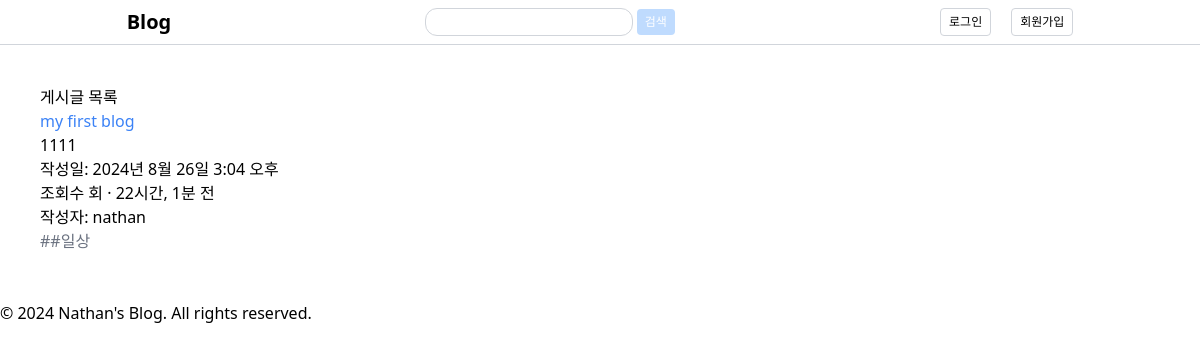
/blog/posts/, run on an earlier commit of the app's database.
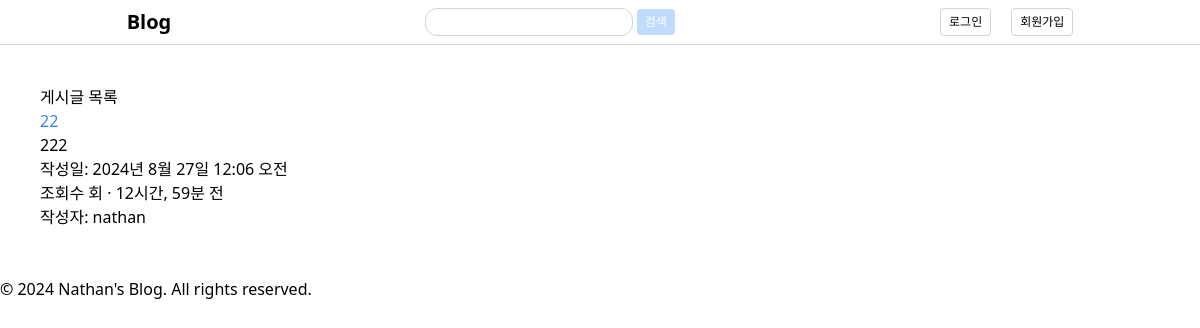
And on a later commit of the database.
### blog/models.py (models this page shows, shortened)
class Post(models.Model):
    title = models.CharField(max_length=200)
    content = models.TextField(max_length=100)
    author = models.ForeignKey(User, on_delete=models.CASCADE, related_name="posts")
    thumb_image = models.ImageField(
        upload_to="blog/images/%Y/%m/%d/", blank=True, null=True
    )
    file_upload = models.FileField(
        upload_to="blog/files/%Y/%m/%d/", blank=True, null=True
    )
    created_at = models.DateTimeField(auto_now_add=True)
    updated_at = models.DateTimeField(auto_now=True)
    category = models.ForeignKey(
        Category, on_delete=models.SET_NULL, null=True, related_name="posts"
    )
    tags = models.ManyToManyField(
        "Tag", related_name="posts", blank=True
    )  # Tag 모델을 문자열로 참조
    likes = models.PositiveIntegerField(default=0)  # 여기서 수정되었습니다
    dislikes = models.PositiveIntegerField(default=0)  # 여기서 수정되었습니다

class Tag(models.Model):
    name = models.CharField(max_length=100, unique=True)

### blog/views.py (the view)
# urls.py: path("posts/", PostListView.as_view(), name="post_list"),
class PostListView(ListView):
    model = Post
    template_name = "blog/post_list.html"

### templates/blog/post_list.html
{% extends 'base.html' %}
{% block content %}
<div class="grid grid-cols-4 gap-4 p-4 m-6">
    <section>
        <h2>게시글 목록</h2>
        <ul>
            {% for post in post_list %}
                <li class="mb-2">
                    <a href="{% url 'blog:post_detail' post.pk %}" class="text-blue-500 hover:underline">
                        {{ post.title }}
                    </a>
                    <p>{{ post.content|truncatewords:30 }}</p>
                    <p>작성일: {{ post.created_at }}</p>
                    <p>조회수 {{ post.view_count }}회 · {{ post.created_at|timesince }} 전</p>
                    <p>작성자: {{ post.author }}</p>
                    {% for tag in post.tags.all %}
                        <a href="" class="text-gray-500 hover:underline">#{{ tag.name }}</a>
                    {% endfor %}
                </li>
            {% empty %}
                <li>게시글이 없습니다.</li>
            {% endfor %}
        </ul>
    </section>
</div>
{% endblock %}

### templates/base.html (shortened to what this page needs)
<!DOCTYPE html>
<html lang="ko">
<head>
    <script src="https://cdn.tailwindcss.com"></script>
</head>
<body>
    <header class="py-2 flex justify-around items-center border-b border-gray-300">
        <h1 class="text-xl font-bold"><a href="{% url 'blog:post_list' %}">Blog</a></h1>
        <form action="" method="get">
            <input class="border border-gray-300 rounded-xl px-4 py-[5px] text-xs" type="text" name="q" value="{{ request.GET.q }}">
            <input class="bg-blue-200 text-white rounded px-2 py-[5px] text-xs" type="submit" value="검색">
        </form>
        <nav>
            <ul class="flex justify-end gap-2">
                {% if user.is_authenticated %}
                    <li class="inline-block ml-3 border border-gray-300 rounded px-2 py-[5px] text-xs"><a href="{% url 'blog:post_new' %}">글쓰기</a></li>
                    <li class="inline-block ml-3 border border-gray-300 rounded px-2 py-[5px] text-xs"><a href="{% url 'accounts:profile' %}">프로필</a></li>
                    <li class="inline-block ml-3 border border-gray-300 rounded px-2 py-[5px] text-xs">
                        <form id="logout-form" action="{% url 'accounts:logout' %}" method="post" style="display: inline;">
                            {% csrf_token %}
                            <button type="submit" class="btn btn-link" style="border: none; background: none; color: inherit; cursor: pointer;">로그아웃</button>
                        </form>
                    </li>
                {% else %}
                    <li class="inline-block ml-3 border border-gray-300 rounded px-2 py-[5px] text-xs"><a href="{% url 'accounts:user_login' %}">로그인</a></li>
                    <li class="inline-block ml-3 border border-gray-300 rounded px-2 py-[5px] text-xs"><a href="{% url 'accounts:user_signup' %}">회원가입</a></li>
                {% endif %}
            </ul>
        </nav>
    </header>
    <main>
        {% block content %}{% endblock %}
    </main>
    <footer>
        <p>&copy; 2024 Nathan's Blog. All rights reserved.</p>
    </footer>
</body>
</html>

What changed in the data, as far as the page shows it:
removed Post: title "my first blog", content "1111", created_at "2024년 8월 26일 3:04 오후", created_at "22시간, 1분", author "nathan"
no longer on this page (row unchanged): Tag: name "#일상"
added Post: title "22", content "222", created_at "2024년 8월 27일 12:06 오전", created_at "12시간, 59분", author "nathan"
